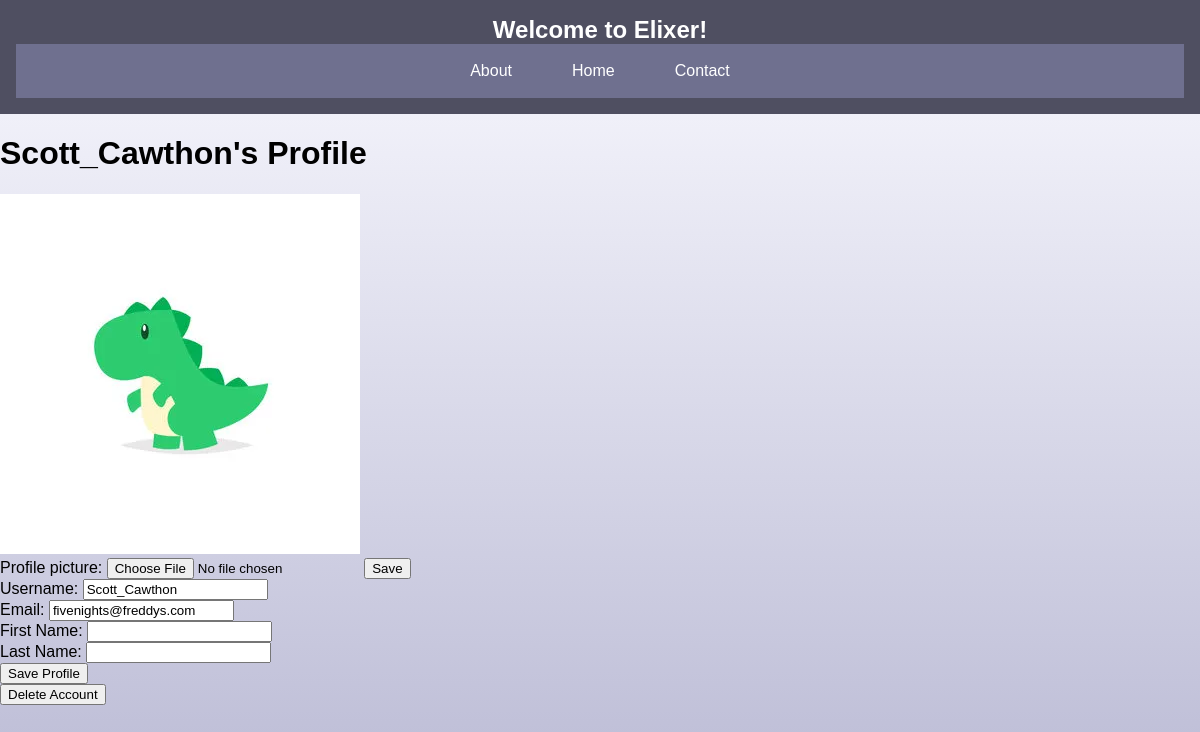
Page /profile/ (signed in) on the earlier database version.
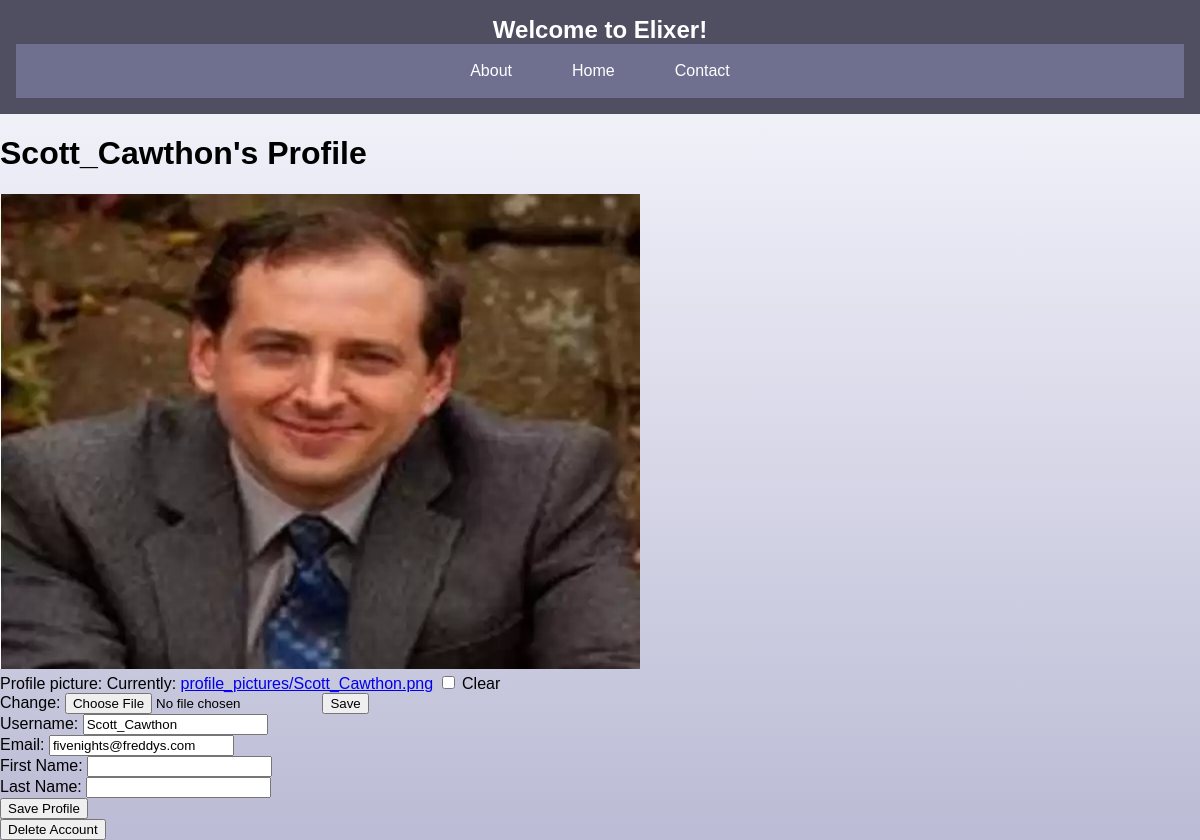
Same page on the later database version.
### app/models.py (models this page shows, shortened)
class CustomUser(AbstractUser):
    email = models.EmailField(unique=True)
    profile_picture = models.ImageField(
        upload_to="profile_pictures/",
        null=True,
        blank=True,
    )
    groups = models.ManyToManyField(
        Group,
        verbose_name=("groups"),
        blank=True,
        related_name="customuser_set",
        related_query_name="user",
    )
    user_permissions = models.ManyToManyField(
        Permission,
        verbose_name=("user permissions"),
        blank=True,
        related_name="customuser_set",
        related_query_name="user",
    )

### app/views.py (the view)
# urls.py: path("profile/", profile, name="profile"),  # Profile page
@login_required(login_url=login_view)
def profile(request):
    user = request.user
    channels = user.channels.all()
    if request.method == "POST":
        form = ProfilePictureForm(request.POST, request.FILES, instance=user)
        user_form = UserEditForm(request.POST, instance=user)
        if form.is_valid() and user_form.is_valid():
            form.save()
            user_form.save()
            return redirect('profile')  # Assuming you have a URL pattern named 'profile'
    else:
        form = ProfilePictureForm(instance=user)
        user_form = UserEditForm(instance=user)
    context = {
        "user": user,
        "channels": channels,
        "form": form,
        "user_form": user_form,
    }
    return render(request, "profile.html", context)

### app/forms.py
class ProfilePictureForm(forms.ModelForm):
    class Meta:
        model = CustomUser
        fields = ["profile_picture"]

class UserEditForm(UserChangeForm):
    class Meta:
        model = CustomUser
        fields = ['username', 'email', 'first_name', 'last_name']

### app/templates/profile.html (shortened to what this page needs)
{% extends 'base.html' %}
{% load static %}
{% block content %}
  <h1>{{ user.username.title }}'s Profile</h1>
  <div>
    {% if user.profile_picture %}
      <img src="{{ user.profile_picture.url }}" alt="{{ user.username }}" />
    {% else %}
      <img src="{% static 'images/dinosaur_profile_default.jpg' %}" alt="{{ user.username }}" />
    {% endif %}
  </div>
  <form method="post" enctype="multipart/form-data">
    {{ form }}
    <button type="submit">Save</button>
  </form>
  <form method="post">
    <label for="id_username">Username:</label>
    <input type="text" name="username" id="id_username" value="{{ user.username }}" required>
    <br>
    <label for="id_email">Email:</label>
    <input type="email" name="email" id="id_email" value="{{ user.email }}" required>
    <br>
    <label for="id_first_name">First Name:</label>
    <input type="text" name="first_name" id="id_first_name" value="{{ user.first_name }}" required>
    <br>
    <label for="id_last_name">Last Name:</label>
    <input type="text" name="last_name" id="id_last_name" value="{{ user.last_name }}" required>
    <br>
    <button type="submit">Save Profile</button>
  </form>
    <a href="{% url 'landing_page' %}"><button>Delete Account</button></a>
  {% endblock %}

Differences in the rows shown:
changed CustomUser "Scott_Cawthon": profile_picture: picture added
Other differences:
form field form: (not shown) → "☐"
text no longer shown: "Profile picture:"
text now shown: "Profile picture: Currently: profile_pictures/Scott_Cawthon.png Clear Change:"
